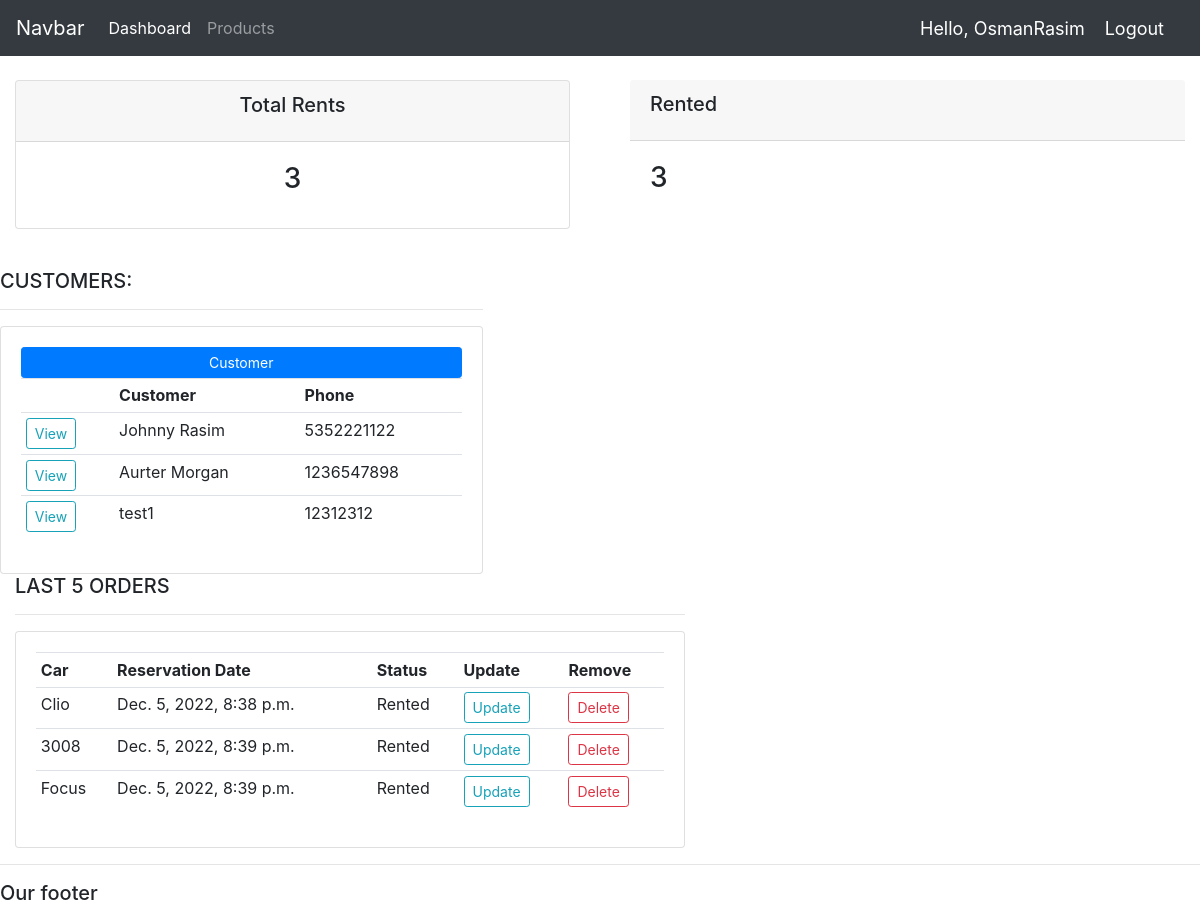
The page / (signed in) on the database as committed earlier.
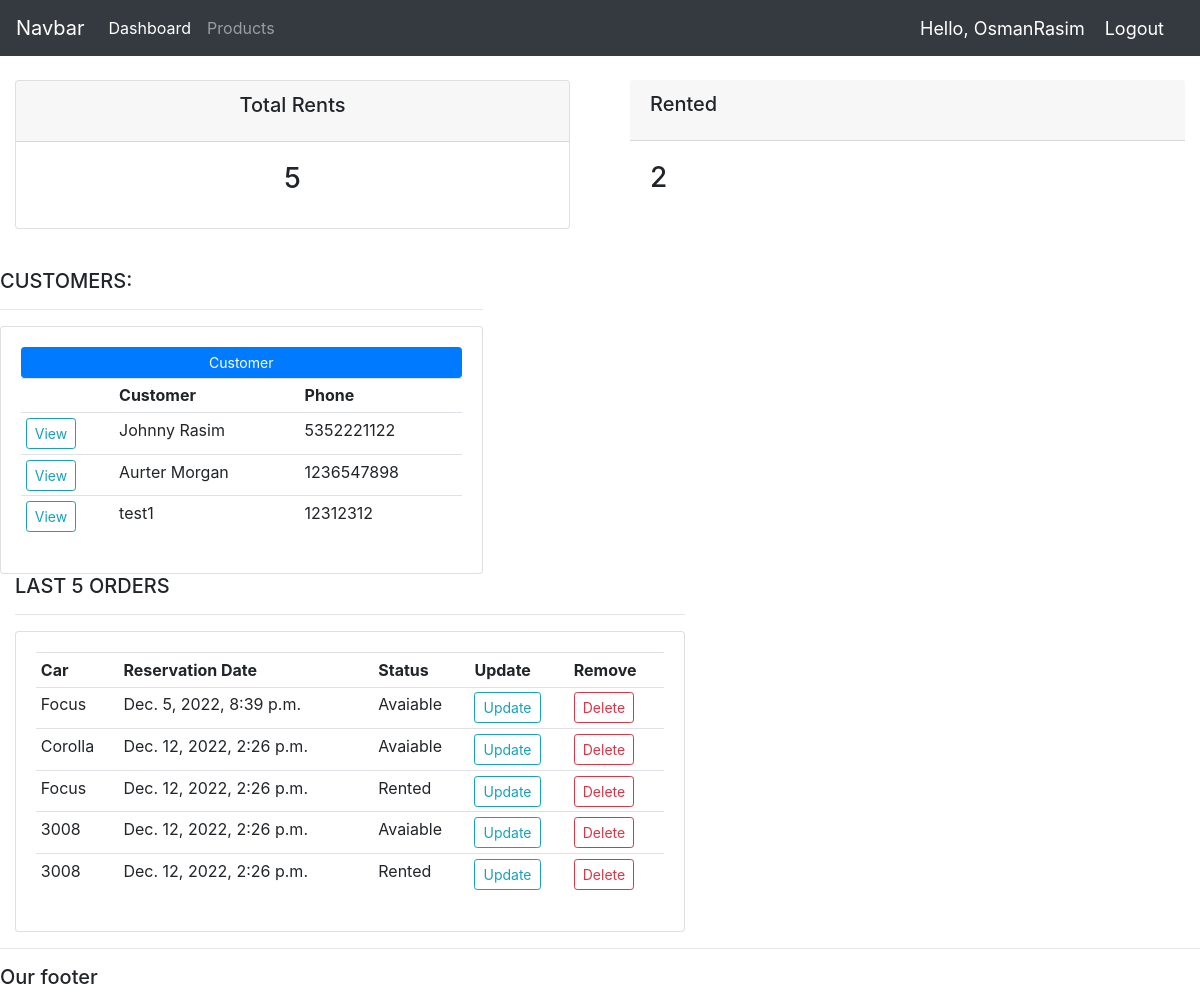
The same page on the database as committed later.
### accounts/models.py (models this page shows, shortened)
class Customer(models.Model):
	name = models.CharField(max_length=200, null=True)
	phone = models.CharField(max_length=20, null=True)
	email = models.CharField(max_length=200, null=True)
	Nationalid = models.CharField(max_length=30, null=True)
	date_created = models.DateTimeField(auto_now_add=True, null=True)

class Rent(models.Model):
	Rented='Rented'
	Avaiable='Avaiable'
	STATUS = (
			 (Rented,'Rented'),
			 (Avaiable,'Avaiable'),
		 	 )
	customer =	models.ForeignKey(Customer, null=True, on_delete= models.SET_NULL)
	product = models.ForeignKey(Product, null=True, on_delete= models.SET_NULL)
	date_created = models.DateTimeField(auto_now_add=True, null=True)
	status = models.CharField(max_length=200,choices=STATUS,default=Avaiable)

class Product(models.Model):
	CATEGORY = (
			 ('Sedan','Sedan'),
			 ('Coupe','Coupe'),
			 ('Sports Car','Sports Car'),
			 ('Station Wagon','Station Wagon'),
			 ('HatchBack','HatchBack'),
			 ('Convertible','Convertible'),
			 ('SUV','SUV'),
			 ('Minivan','Minivan'),
			 ('Pickup Truck','Pickup Truck'),
		 	 )
	name = models.CharField(max_length=200, null=True)
	manufacturer = models.CharField(max_length=200, null=True)
	price = models.FloatField(null=True)
	category =  models.CharField(max_length=200, null=True, choices=CATEGORY)
	description =  models.CharField(max_length=200, null=True, blank=True)
	color =  models.CharField(max_length=200, null=True)
	licenceplate = models.CharField(max_length=200, null=True)
	date_created = models.DateTimeField(auto_now_add=True, null=True)
	tags = models.ManyToManyField(Tag)
	def __str__(self):
		return self.name

### accounts/views.py (the view)
# urls.py: path('', views.home, name="home"),
@login_required(login_url='login')
def home(request):
    rent = Rent.objects.all()
    customers = Customer.objects.all()
    total_customers = customers.count()
    total_rents = rent.count()
    Avaiable = rent.filter(status='Avaiable').count()
    Rented = rent.filter(status='Rented').count()
    context = {'rent':rent, 'customers':customers,
    'total_rents':total_rents,'Avaiable':Avaiable,
    'Rented':Rented }
    return render(request, 'accounts/dashboard.html', context)

### accounts/templates/accounts/dashboard.html
{% extends 'accounts/main.html' %}
{% block content %}
{% include 'accounts/status.html' %}
<br>
<div class="row">
<div class="col-md-5">
<h5>CUSTOMERS:</h5>
    <hr>
    <div class="card card-body">
        <a class="btn btn-primary  btn-sm btn-block" href="">Customer</a>
        <table class="table table-sm">
            <tr>
                <th></th>
                <th>Customer</th>
                <th>Phone</th>
            </tr>
            {% for customer in customers %}
                <tr>
                    <td><a class="btn btn-sm btn-outline-info" href="{% url 'customer' customer.id %}">View</a></td>
                    <td>{{customer.name}}</td>
                    <td>{{customer.phone}}</td>
                </tr>
            {% endfor %}
        </table>
    </div>
</div>
</div>
<div class="col-md-7">
    <h5>LAST 5 ORDERS</h5>
    <hr>
    <div class="card card-body">
        <table class="table table-sm">
            <tr>
                <th>Car</th>
                <th>Reservation Date</th>
                <th>Status</th>
                <th>Update</th>
                <th>Remove</th>
            </tr>
            {% for Rent in rent %}
                <tr>
                    <td>{{Rent.product}}</td>
                    <td>{{Rent.date_created}}</td>
                    <td>{{Rent.status}}</td>
                    <td><a class="btn btn-sm btn-outline-info" href="{% url 'update_rent' Rent.id %}">Update</a></td>
                    <td><a class="btn btn-sm btn-outline-danger" href="{% url 'delete_rent' Rent.id %}">Delete</a></td>
                </tr>
            {% endfor %}
        </table>
    </div>
</div>
{% endblock %}

### accounts/templates/accounts/main.html (shortened to what this page needs)
<!DOCTYPE html>
<html>
<head>
    <link rel="stylesheet" href="https://cdn.jsdelivr.net/npm/bootstrap@4.4.1/dist/css/bootstrap.min.css">
</head>
<body>
{% include 'accounts/navbar.html' %}
{% block content %}
{% endblock %}
<hr>
<h5>Our footer</h5>
</body>
</html>

### accounts/templates/accounts/navbar.html (shortened to what this page needs)
{% load static %}
<nav class="navbar navbar-expand-lg navbar-dark bg-dark">
  <a class="navbar-brand" href="#">Navbar</a>
  <div class="collapse navbar-collapse" id="navbarNav">
    <ul class="navbar-nav">
      <li class="nav-item active">
        <a class="nav-link" href="{% url 'home' %}">Dashboard </a>
      </li>
      <li class="nav-item">
        <a class="nav-link" href="{% url 'products' %}">Products</a>
      </li>
    </ul>
  </div>
  <span class="hello-msg">Hello, {{request.user}}</span>
  <span> <a class="hello-msg" href="{% url 'logout' %}">Logout</a></span>
</nav>

### accounts/templates/accounts/status.html
<br>
<div class="row">
	<div class="col">
		<div class="col-md">
			<div class="card text-center text-black mb-3" id="total-rents">
				<div class="card-header">
					<h5 class="card-title">Total Rents</h5>
				</div>
				<div class="card-body">
					<h3 class="card-title">{{total_rents}}</h3>
				</div>
			</div>
		</div>
	</div>
	<div class="col">
		<div class="col-md"
			<div class="card text-center text-black mb-3" id="Rented">
				<div class="card-header">
					<h5 class="card-title">Rented</h5>
				</div>
				<div class="card-body">
					<h3 class="card-title">{{Rented}}</h3>
				</div>
			</div>
		</div>
	</div>

### accounts/templates/accounts/navbar.html (style rules this page uses)
.hello-msg { font-size: 18px; color: #fff; margin-right: 20px; }

Rows that differ between the two databases and show on the page:
removed Rent: product "Clio", date_created "Dec. 5, 2022, 8:38 p.m.", status "Rented"
removed Rent: product "3008", date_created "Dec. 5, 2022, 8:39 p.m.", status "Rented"
changed Rent "Dec. 5, 2022, 8:39 p.m.": status "Rented" → "Avaiable"
added Rent: product "Corolla", date_created "Dec. 12, 2022, 2:26 p.m.", status "Avaiable"
added Rent: product "Focus", date_created "Dec. 12, 2022, 2:26 p.m.", status "Rented"
added Rent: product "3008", date_created "Dec. 12, 2022, 2:26 p.m.", status "Avaiable"
added Rent: product "3008", date_created "Dec. 12, 2022, 2:26 p.m.", status "Rented"
Other text that changed with them:
{{ total_rents }}: "3" → "5"
{{ Rented }}: "3" → "2"
